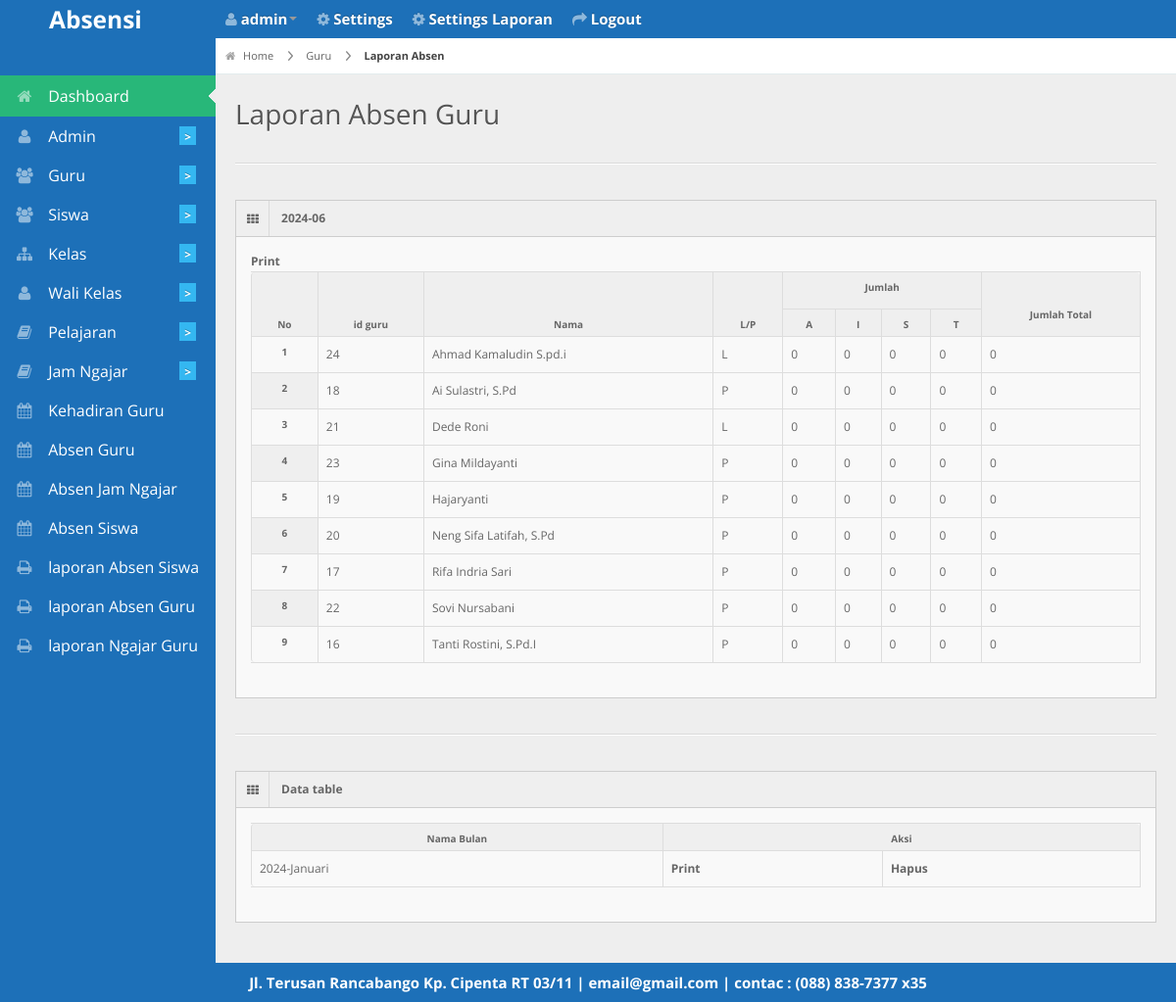
The app's page /koordinator/laporan.php (signed in) with its own data.
### tables this page shows
CREATE TABLE `guru` (
  `id_guru` int(11) NOT NULL,
  `nip` varchar(255) NOT NULL,
  `nuptk` varchar(255) NOT NULL,
  `nama` varchar(30) NOT NULL,
  `jenis_kelamin` varchar(1) NOT NULL,
  `status` varchar(20) NOT NULL,
  `alamat` varchar(50) NOT NULL,
  `jabatan` varchar(20) NOT NULL,
  `telepon` varchar(50) NOT NULL,
  `tgl_lahir` date NOT NULL
);

CREATE TABLE `biodata` (
  `id_biodata` int(11) NOT NULL,
  `nama_sekolah` varchar(255) NOT NULL,
  `alamat` varchar(255) NOT NULL,
  `photo` varchar(255) NOT NULL,
  `email` varchar(255) NOT NULL,
  `telepon` varchar(20) NOT NULL,
  `kota` varchar(50) NOT NULL
);

### koordinator/laporan.php (the view, shortened to what this page needs)
<?php
 include '../db/koneksi.php';
 include '../layout/header.php';
 $nama_bulan=['Januari','Februari','Maret','April','Mei','Juni','Juli','Agustus',
             'September','Oktober','November','Desember'];
 $keterangan_alpha=0; $keterangan_izin=0; $keterangan_sakit=0; $keterangan_terlambat=0;
 $tahun_bulan=date('Y-m');
 $bulan_saat=date('m');
 $bulan_saatini=(int)$bulan_saat;
 $data_total=0;
 ?>
<div id="content">
  <div id="content-header">
    <div id="breadcrumb"> <a href="http://localhost/absensi2/<?php echo $_SESSION['akses']; ?>/" title="Go to Home" class="tip-bottom"><i class="icon-home"></i> Home</a>
      <a href="http://localhost/absensi2/koordinator/laporan" class="tip-bottom">Guru</a> <a href="http://localhost/absensi2/koordinator/laporan" class="current">Laporan Absen</a> </div>
    <h1>Laporan Absen Guru</h1>
  </div>
  <div class="container-fluid">
    <hr>
    <div class="row-fluid">
      <div class="span12">
        <div class="widget-box">
          <div class="widget-title"> <span class="icon"><i class="icon-th"></i></span>
            <h5><?php echo $tahun_bulan; ?></h5>
          </div>
          <div class="widget-content">
            <a href="report.php?bulan=<?php echo $bulan_saatini."&tahun=".date('Y'); ?>"target="_blank">
              <span class="glyphicon glyphicon-print"></span><b> Print</b></a>
            <table class="table table-bordered table-striped">
              <thead>
                <tr>
                  <th rowspan="2">No</th>
                  <th rowspan="2">id guru</th>
                  <th rowspan="2">Nama</th>
                  <th rowspan="2">L/P</th>
                  <th colspan="4"><p align="center">Jumlah</p></th>
                  <th rowspan="2"><p align="center">Jumlah Total</p></th>
                </tr>
                <tr>
                    <th>A</th>
                    <th>I</th>
                    <th>S</th>
                    <th>T</th>
                </tr>
              </thead>
              <tbody>
                <?php $no=1;
                 $query_rekap=mysqli_query($konek,"SELECT * FROM guru ORDER BY nama");
                 while ($data=mysqli_fetch_array($query_rekap)) {
                   $query_jml=mysqli_query($konek,"SELECT * FROM absen_guru WHERE tgl_absen like '%$tahun_bulan%' AND id_guru=$data[id_guru]");
                    while ($data_jml=mysqli_fetch_array($query_jml)) {
                       if($data_jml['keterangan']=='s'){ $keterangan_sakit++; }
                       else if ($data_jml['keterangan']=='i') { $keterangan_izin++; }
                       else if ($data_jml['keterangan']=='a') { $keterangan_alpha++; }
                       else if ($data_jml['keterangan']=='t') { $keterangan_terlambat++; }
                        $data_total=$keterangan_alpha+$keterangan_sakit+$keterangan_izin;} ?><tr>
                  <th><?php echo $no; ?></th>
                  <td><?php echo $data['id_guru']; ?></td>
                  <td><?php echo $data['nama']; ?></td>
                  <td><?php echo strtoupper($data['jenis_kelamin']); ?></td>
                  <td><?php echo $keterangan_alpha; ?></td>
                  <td><?php echo $keterangan_izin; ?></td>
                  <td><?php echo $keterangan_sakit; ?></td>
                  <td><?php echo $keterangan_terlambat; ?></td>
                  <td><?php echo $data_total; ?></td>
                </tr> <?php $no++; $keterangan_alpha=0; $keterangan_izin=0; $keterangan_sakit=0; $keterangan_terlambat=0;} ?>
              </tbody>
            </table>
          </div>
        </div>
      </div>
    </div>
  </div>
  <div class="container-fluid">
    <hr>
    <div class="row-fluid">
      <div class="span12">
        <div class="widget-box">
          <div class="widget-title"> <span class="icon"><i class="icon-th"></i></span>
            <h5>Data table</h5>
          </div>
          <div class="widget-content">
            <table class="table table-bordered table-striped">
              <thead>
                <tr>
                  <th>Nama Bulan</th>
                  <th colspan="2">Aksi</th>
                </tr>
              </thead>
              <tbody>
              <?php
                $q_ambil_bulan=mysqli_query($konek,"SELECT DISTINCT tgl_absen FROM absen_guru ORDER BY tgl_absen");
                while ($t_bulan=mysqli_fetch_array($q_ambil_bulan)) {
                  $ambil_bulan=explode("-",$t_bulan['tgl_absen']);
                  $ambil_bulan[1]=(int)$ambil_bulan[1];
                  $ambil_bulan_t=$ambil_bulan[1];
                  $pilih_bulan=$nama_bulan[$ambil_bulan_t-1];
               ?>
              <tr>
                <td><?php echo  "$ambil_bulan[0]-$pilih_bulan"; ?></td>
                <td><a href="report.php?bulan=<?php echo "$ambil_bulan_t&tahun=$ambil_bulan[0]"; ?>"target="_blank">
                  <span class="glyphicon glyphicon-print"></span><b> Print</b></a></td>
                <td>
                  <a href="hapus.php?bulan=<?php echo "$ambil_bulan_t&tahun=$ambil_bulan[0]"; ?>"onclick="return confirm('anda yakin untuk menghapus data ini')">
                    <span class="glyphicon glyphicon-trash"></span><b> Hapus</b>
                  </a>
                </td>
              </tr>
                <?php } ?>
              </tbody>
            </table>
          </div>
        </div>
      </div>
    </div>
  </div>
</div>
<?php include '../layout/footer.php'; ?>

### layout/footer.php (shortened to what this page needs)
<div class="row-fluid">
  <div id="footer" class="span12"style="
    color: #fff;
    font-weight: bold;
    font-size: 15px;
">
     <?php echo "$header_photo[alamat] | $header_photo[email] | contac : $header_photo[telepon]"; ?> </div>
</div>
</body>
</html>

### css/matrix-style.css (style rules this page uses)
* { outline:none !important; -moz-outline: none !important; }
html, body { height:100% }
body { overflow-x: hidden; margin-top: -10px; font-family: 'Open Sans', sans-serif; font-size:12px; color:#666; }
a { color:#666; }
select, textarea, input[type="text"], input[type="password"], input[type="datetime"], input[type="datetime-local"], input[type="date"], input[type="month"], input[type="time"], input[type="week"], input[type="number"], input[type="email"], input[type="url"], input[type="search"], input[type="tel"], input[type="color"], .uneditable-input, .label, .dropdown-menu, .btn, .well, .progress, .table-bordered, .btn-group > .btn:first-child, .btn-group > .btn:last-child, .btn-group > .btn:last-child, .btn-group > .dropdown-toggle, .alert { border-radius:0px; }
#footer { padding:10px; text-align:center; }
hr { border-top-color:#dadada; }
#content { background: none repeat scroll 0 0 #eeeeee; margin-left: 220px; margin-right: 0; padding-bottom: 25px; position: relative; min-height:100%; width: auto; }
#content-header { position: abslute; width: 100%; margin-top: -38px; z-index: 20; }
#content-header h1 { color: #555555; font-size: 28px; font-weight: normal; float: none; text-shadow: 0 1px 0 #ffffff; margin-left: 20px; position: relative; }
#content-header h1, #content-header .btn-group { margin-top: 20px; }
#breadcrumb { background-color: #fff; border-bottom: 1px solid #e3ebed; }
#breadcrumb a { padding: 8px 20px 8px 10px; display: inline-block; background-image: url('../img/breadcrumb.png'); background-position: center right; background-repeat: no-repeat; font-size: 11px; color: #666666; }
#breadcrumb a:last-child { background-image:none; }
#breadcrumb a.current { font-weight: bold; color: #444444; }
#breadcrumb a i { margin-right: 5px; opacity: .6; }
.stat-boxes .peity_bar_good, .stat-boxes .peity_line_good, { color: #459D1C; }
.widget-box { background: none repeat scroll 0 0 #F9F9F9; border-left: 1px solid #CDCDCD; border-top: 1px solid #CDCDCD; border-right: 1px solid #CDCDCD; clear: both; margin-top: 16px; margin-bottom: 16px; position: relative; }
.widget-title, .modal-header, .table th, div.dataTables_wrapper .ui-widget-header { background:#efefef; border-bottom: 1px solid #CDCDCD; height: 36px; }
.widget-title span.icon { padding: 9px 10px 7px 11px; float: left; border-right:1px solid #dadada; }
.widget-title h5 { color: #666; float: left; font-size: 12px; font-weight: bold; padding: 12px; line-height: 12px; margin: 0; }
.widget-content { padding:15px; border-bottom: 1px solid #cdcdcd; }
.table th { height: auto; font-size: 10px; padding: 5px 10px 2px; border-bottom: 0; text-align: center; color: #666666; }

### css/matrix-media.css (style rules this page uses)
body { background: #1d70b8; }

### records on screen
guru: id_guru "24", nama "Ahmad Kamaludin S.pd.i", jenis_kelamin "L", keterangan_alpha "0", keterangan_izin "0", keterangan_sakit "0", keterangan_terlambat "0"
guru: id_guru "18", nama "Ai Sulastri, S.Pd", jenis_kelamin "P", keterangan_alpha "0", keterangan_izin "0", keterangan_sakit "0", keterangan_terlambat "0"
guru: id_guru "21", nama "Dede Roni", jenis_kelamin "L", keterangan_alpha "0", keterangan_izin "0", keterangan_sakit "0", keterangan_terlambat "0"
guru: id_guru "23", nama "Gina Mildayanti", jenis_kelamin "P", keterangan_alpha "0", keterangan_izin "0", keterangan_sakit "0", keterangan_terlambat "0"
guru: id_guru "19", nama "Hajaryanti", jenis_kelamin "P", keterangan_alpha "0", keterangan_izin "0", keterangan_sakit "0", keterangan_terlambat "0"
guru: id_guru "20", nama "Neng Sifa Latifah, S.Pd", jenis_kelamin "P", keterangan_alpha "0", keterangan_izin "0", keterangan_sakit "0", keterangan_terlambat "0"
guru: id_guru "17", nama "Rifa Indria Sari", jenis_kelamin "P", keterangan_alpha "0", keterangan_izin "0", keterangan_sakit "0", keterangan_terlambat "0"
guru: id_guru "22", nama "Sovi Nursabani", jenis_kelamin "P", keterangan_alpha "0", keterangan_izin "0", keterangan_sakit "0", keterangan_terlambat "0"
guru: id_guru "16", nama "Tanti Rostini, S.Pd.I", jenis_kelamin "P", keterangan_alpha "0", keterangan_izin "0", keterangan_sakit "0", keterangan_terlambat "0"
biodata: alamat "Jl. Terusan Rancabango Kp. Cipenta RT 03/11", email "email@gmail.com", telepon "(088) 838-7377 x35"

### other values on screen
$_SESSION['username'] "admin"
$ambil_bulan[0] "2024"
$pilih_bulan "Januari"
